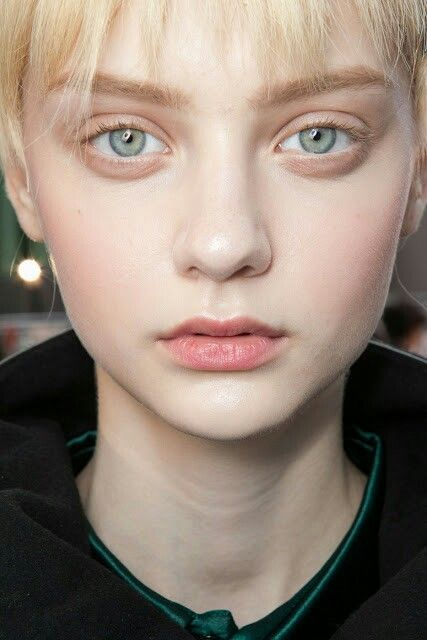
#> input picture sample.jpg, 427 x 640 px, given in place of the camera
$ python facecv.py
#> lines starting #> are read from the running program, lines starting #| are printed output that depends on the picture
#> in detect_face_main, frame is the input picture: shape (640, 427, 3); mean B, G, R 117.8, 130.3, 146
#> (key Esc is pressed here)
import cv2
import numpy as np

face_cascade = cv2.CascadeClassifier('haarcascade_frontalface_default.xml')
eye_cascade = cv2.CascadeClassifier('haarcascade_eye.xml')

def frontal_face(frame):
    #dummy
    is_frontal = True

    if is_frontal == True:
        print('frontal face')

    return is_frontal

def detect_face(img, path=''):
#> called with path = 'out.jpg'
    img_gray = cv2.cvtColor(img, cv2.COLOR_BGR2GRAY)
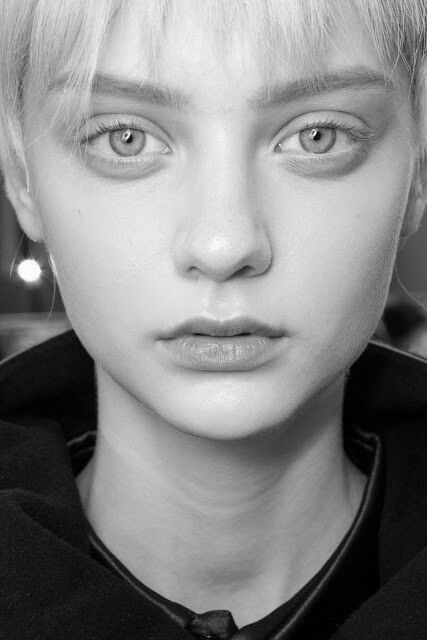
#> img_gray: shape (640, 427); min 0, max 254, mean 133.6

    # グレースケール変換
#    gray = cv2.cvtColor(img, cv2.COLOR_BGR2GRAY)

    # 顔領域の探索
#    faces = face_cascade.detectMultiScale(gray, scaleFactor=1.1, minNeighbors=3, minSize=(30, 30))
    # ===== 初期検出実行 ======
    faces = face_cascade.detectMultiScale(img_gray, minSize=(100,100), minNeighbors=1)
#> faces = [[90, 343, 280, 280], [36, 24, 382, 382]]
    eyes = eye_cascade.detectMultiScale(img_gray, minSize=(50,50))
#> eyes = [[66, 85, 113, 113], [256, 80, 117, 117]]
    # =========================

    # 検出されなかった
    if len(faces) == 0:
        return None

    # 目の位置を検出することによる傾き補正
    if len(eyes) == 2: # 目を合計３個以上誤検出した場合はスキップ

        w_ = abs((eyes[0][0] + eyes[0][2] / 2) - (eyes[1][0] + eyes[1][2] / 2))
#> w_ = 192
        h_ = abs((eyes[0][1] + eyes[0][2] / 2) - (eyes[1][1] + eyes[1][2] / 2))
#> h_ = 3
        tan_rad = np.arctan(h_ / w_)
#> tan_rad = 0.0156
        tan_deg = np.rad2deg(tan_rad)
#> tan_deg = 0.895

        if 5 <= tan_deg < 30: # 顔が傾いていると判別する角度の判定
            center = (int(img_gray.shape[1]/2), int(img_gray.shape[0]/2))
            trans = cv2.getRotationMatrix2D(center, tan_deg, 1)
            img = cv2.warpAffine(img, trans, (img_gray.shape[1],img_gray.shape[0]))
            img_gray = cv2.warpAffine(img_gray, trans, (img_gray.shape[1],img_gray.shape[0]))

            # 傾き補正後再検出
            faces_ = face_cascade.detectMultiScale(img_gray, minSize=(100,100), minNeighbors=2)

            if len(faces_) > 0:
                faces = faces_

# ========================================

    (x, y, w, _) = faces[-1] # 複数検出時の対策
#> x = 36; y = 24; w = 382

    pad_width = int(w / 3.5) # パディング量の調整
#> pad_width = 109
    h_adjast = int(w / 10) # 縦位置調整
#> h_adjast = 38

    # 目の位置を考慮したトリミング調整
    eyes_distance = 0
    if len(eyes) == 2:
        eyes_distance = abs((eyes[0][0] + eyes[0][2] / 2) - (eyes[1][0] + eyes[1][2] / 2))
#> eyes_distance = 192

        if int(eyes_distance * 2.5) < w:
            w_new = int(eyes_distance * 2.5)

            x = int(x + (w-w_new) / 2)
            y = int(y + (w-w_new) / 2)
            w = w_new

    if x - pad_width < 0:
        pad_width = x
#> pad_width = 36
    if y - pad_width < 0:
        pad_width = y
#> pad_width = 24
    if y - pad_width - h_adjast < 0:
        h_adjast = 0

    face_crop = img[y-pad_width-h_adjast:y+w+pad_width-h_adjast, x-pad_width:x+w+pad_width]
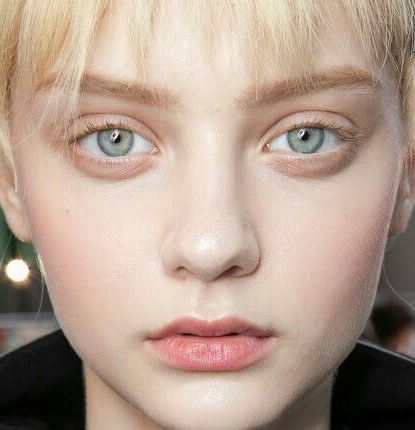
#> face_crop: shape (430, 415, 3); mean B, G, R 142.1, 156.9, 179.1
    face_crop = cv2.resize(face_crop, dsize=(160, 160))
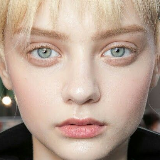
#> face_crop: shape (160, 160, 3); mean B, G, R 142, 156.8, 178.9

    if path != "":
        cv2.imwrite(path, face_crop)

    return face_crop

def detect_face_main():
    cap = cv2.VideoCapture(0)

    while True:
        ret, frame = cap.read()
        cv2.imshow("detect face", frame)
        key = cv2.waitKey(1) & 0xFF
        detect_face(frame, "out.jpg")

if __name__ == '__main__':
    detect_face_main()
